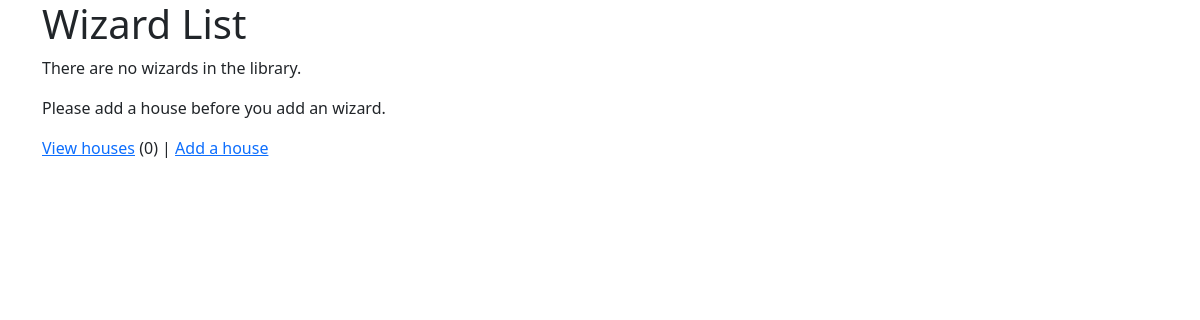
Before: /wizards/ (signed in) with the older database file.
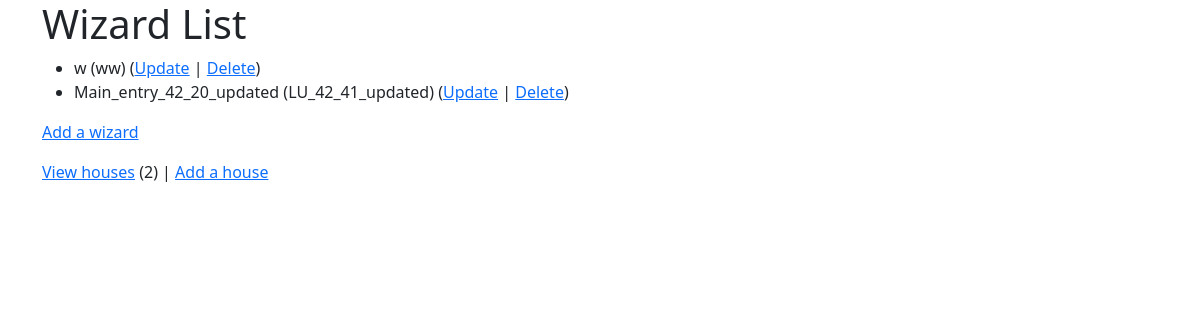
After: the same page with the newer database file.
### wizards/models.py (models this page shows, shortened)
class Wizard(models.Model):
    nickname = models.CharField(
        max_length=200,
        validators=[MinLengthValidator(1,"Nickname must be greater than 1 character")]
    )
    power = models.PositiveIntegerField(default=0, null = False)
    spell = models.CharField(max_length=300)
    house = models.ForeignKey(House,on_delete=models.CASCADE, null = False)

class House(models.Model):
    name = models.CharField(
        max_length=200,
        help_text='Enter a house (e.g. Gryffindor)',
        validators = [MinLengthValidator(2,"House must be greater than 1 character")]
    )
    def __str__(self):
        return self.name

### wizards/views.py (the view)
# urls.py: path('', views.MainView.as_view(), name='all'),
class MainView(LoginRequiredMixin, View):
    def get(self, request):
        hc = House.objects.count()
        wl = Wizard.objects.all()
        ctx = {'house_count': hc, 'wizard_list': wl}
        return render(request, 'wizards/wizard_list.html', ctx)

### wizards/templates/wizards/wizard_list.html
{% extends "base_bootstrap.html" %}
{% block content %}
  <h1>Wizard List</h1>
  {% if wizard_list %}
  <ul>
    {% for wizard in wizard_list %}
      <li>
          {{ wizard.nickname }} ({{ wizard.house }})
          (<a href="{% url 'wizards:wizard_update' wizard.id %}">Update</a> |
          <a href="{% url 'wizards:wizard_delete' wizard.id %}">Delete</a>) <br/>
      </li>
    {% endfor %}
  </ul>
  {% else %}
    <p>There are no wizards in the library.</p>
  {% endif %}
  <p>
    {% if house_count > 0 %}
      <a href="{% url 'wizards:wizard_create' %}">Add a wizard</a>
    {% else %}
      Please add a house before you add an wizard.
    {% endif %}
  </p>
  <p>
  <a href="{% url 'wizards:house_list' %}">View houses</a> ({{ house_count }}) |
    <a href="{% url 'wizards:house_create' %}">Add a house</a>
  </p>
{% endblock %}

Changed rows visible on the page:
added Wizard: nickname "w", house "ww"
added Wizard: nickname "Main_entry_42_20_updated", house "LU_42_41_updated"
Other visible differences:
{{ house_count }}: "0" → "2"
text no longer shown: "There are no wizards in the library. Please add a house before you add an wizard."
text now shown: "Add a wizard"
